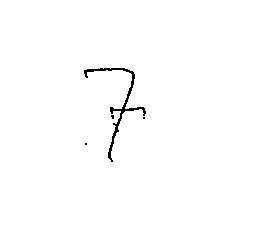
#> input picture data/example_D7_001.PGM, 280 x 240 px
$ python -i digits.py   (imports and definitions only)
#> lines starting #> are read from the running program, lines starting #| are printed output that depends on the picture; after the words box and inside, x2 and y2 are one past the last pixel; in counts of white or black regions, pixels touching at a corner belong together
"""Read actual touchscreen digit images without changing their source files."""
import hashlib
from pathlib import Path

import numpy as np
from PIL import Image, ImageOps

EXTENSIONS=('.png','.bmp','.jpg','.jpeg','.pgm')


def preprocess_digit(path):
    """Normalize polarity, crop ink, fit inside 20x20, center in 28x28.

    MNIST has bright digits on a dark background. Border brightness determines
    whether inversion is needed. A preview must still be inspected for real
    hardware data: this is not a general photographic digit segmentation tool.
    """
#> called with path = 'data/example_D7_001.PGM'
    with Image.open(path) as source:
#> source is the input picture: PIL image 280x240 L; 99.2% white; black in thin lines or dots, all inside (x1, y1, x2, y2) = (84, 68, 146, 162)
        if 'A' in source.getbands():
            rgba=source.convert('RGBA');pixels=np.asarray(rgba)
            opaque=pixels[:,:,:3][pixels[:,:,3]>127]
            background=0 if len(opaque) and opaque.mean()>127 else 255
            canvas=Image.new('RGBA',rgba.size,(background,)*3+(255,))
            image=Image.alpha_composite(canvas,rgba).convert('L')
        else:
            image=source.convert('L')
    array=np.asarray(image,dtype=np.float32)
    border=np.concatenate((array[0],array[-1],array[:,0],array[:,-1]))
#> border = 1040 values from 255 to 255
    if np.median(border)>127:array=255-array
    array=np.clip(array-float(np.median(np.concatenate((array[0],array[-1],array[:,0],array[:,-1])))),0,255)
    if array.max()<16:raise ValueError('Image has no distinguishable digit: '+str(path))
    points=np.argwhere(array>max(16,float(array.max())*.2))
#> points = 505 pairs, first value 68 to 161, second value 84 to 145
    if not len(points):raise ValueError('No foreground found: '+str(path))
    y1,x1=points.min(axis=0);y2,x2=points.max(axis=0)+1
#> after `y1, x1 = points.min(axis=0)`: y1 = 68; x1 = 84
#> after `y2, x2 = points.max(axis=0) + 1`: y2 = 162; x2 = 146
    crop=Image.fromarray(array[y1:y2,x1:x2].astype('uint8'))
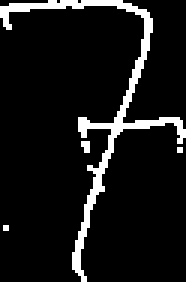
#> crop: PIL image 62x94 L (shown 3 times larger); 8.7% white in thin lines or dots
    scale=min(20/crop.width,20/crop.height)
#> scale = 0.213
    crop=crop.resize((max(1,round(crop.width*scale)),max(1,round(crop.height*scale))),Image.Resampling.LANCZOS)
    canvas=Image.new('L',(28,28),0)
#> canvas: PIL image 28x28 L; every value is 0
    canvas.paste(crop,((28-crop.width)//2,(28-crop.height)//2))
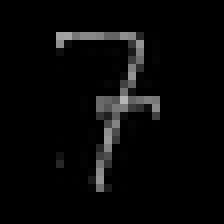
#> canvas: PIL image 28x28 L (shown 8 times larger); min 0, max 182, mean 8.1
    # Match MNIST's center-of-mass convention without wraparound at the edges.
    values=np.asarray(canvas,dtype=np.float32)
    yy,xx=np.indices(values.shape);total=values.sum()
#> after `total = values.sum()`: total = 6324
    dx=round(13.5-float((xx*values).sum()/total));dy=round(13.5-float((yy*values).sum()/total))
#> after `dx = round(13.5 - float((xx * values).sum() / total))`: dx = 0
#> after `dy = round(13.5 - float((yy * values).sum() / total))`: dy = 2
    canvas=canvas.transform((28,28),Image.Transform.AFFINE,(1,0,-dx,0,1,-dy),resample=Image.Resampling.BILINEAR)
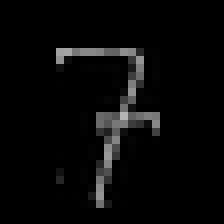
#> canvas: PIL image 28x28 L (shown 8 times larger); min 0, max 182, mean 8.1
    return np.asarray(canvas,dtype=np.float32)[...,None]/255.0


def load_own_digits(folder):
    """Return None until all ten real digits are present; never invent samples."""
    folder=Path(folder);paths=[];missing=[]
    for digit in range(10):
        found=[folder/('digit_'+str(digit)+ext) for ext in EXTENSIONS if (folder/('digit_'+str(digit)+ext)).is_file()]
        if len(found)>1:raise ValueError('Multiple files for digit '+str(digit))
        if not found:missing.append(digit)
        else:paths.append(found[0])
    if missing:return None,{'status':'pending','missing_digits':missing}
    snapshots={p.name:hashlib.sha256(p.read_bytes()).hexdigest() for p in paths}
    images=np.stack([preprocess_digit(p) for p in paths])
    assert snapshots=={p.name:hashlib.sha256(p.read_bytes()).hexdigest() for p in paths}
    return images,{'status':'available','source_sha256':snapshots,'labels':list(range(10))}


def save_preview(images,folder):
    folder=Path(folder);folder.mkdir(parents=True,exist_ok=True)
    preview=Image.new('L',(28*10,28))
    for digit,image in enumerate(images):
        normalized=Image.fromarray(np.round(image[:,:,0]*255).astype('uint8'))
        normalized.save(folder/('digit_'+str(digit)+'_28x28.png'))
        preview.paste(normalized,(digit*28,0))
    preview.resize((840,84),Image.Resampling.NEAREST).save(folder/'preview_0_to_9.png')

>>> result = preprocess_digit('data/example_D7_001.PGM')
